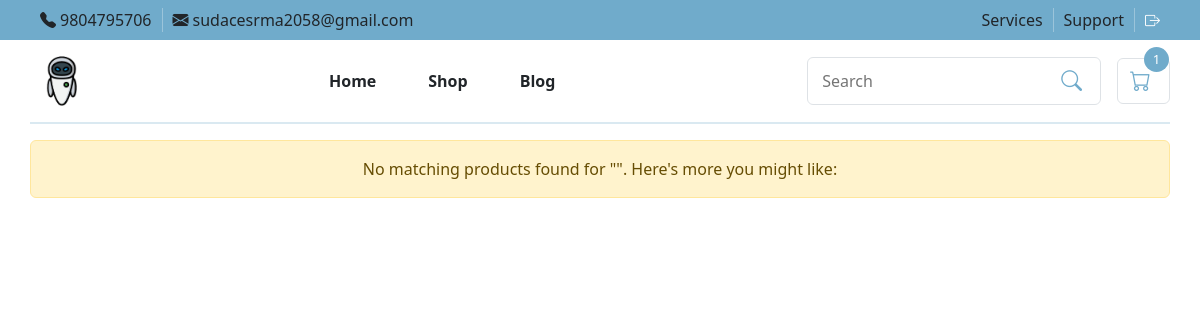
/search/ (signed in), run on the app's committed database.
### techspot_app/models.py (models this page shows, shortened)
class OtherDetailModel(models.Model):
    sm_link = models.CharField(max_length=200, default="", blank=True)
    email = models.CharField(max_length=200, default="", blank=True)
    phone_number = models.CharField(max_length=200, default="", blank=True)
    address = models.CharField(max_length=200, default="", blank=True)

class HeaderModel(models.Model):
    header_image_left = models.ImageField(upload_to="header/", null=True, blank=True)
    header_image_right = models.ImageField(upload_to="header/", null=True, blank=True)

### techspot_app/views.py (the view, shortened to what this page needs)
# urls.py: path("search/", search_query, name="search_query"),
def search_query(request):
    if request.method == "GET":
        query = request.GET.get("search_query", "").strip()
        return render(
            request, "content/searchedItems.html", {"error": "Please enter a search query"}
        )
    return redirect("mainpage")

### handler/getcartshandler.py (called while the page is built)
def get_cart_context(request):
    user_id = request.session.get("user_id")
    cart_items, total_items_count, grand_total = [], 0, 0.0
    user = None
    if user_id:
        user = UserModel.objects.filter(id=user_id).first()
        if user:
            cart = CartModel.objects.filter(user=user, is_paid=False, is_active=True).first()
            if cart:
                cart_items = CartItemModel.objects.filter(cart=cart, product__isnull=False)
                total_items_count = cart_items.count()
                grand_total = sum(float(item.total_price()) for item in cart_items)
    return user, cart_items, total_items_count, grand_total

### techspot_app/context_processors.py (called while the page is built)
def get_common_context(request, products=None, extra_context=None):
    user, cart_items, total_items_count, grand_total = get_cart_context(request)
    context = {
        "categories": CategoryModel.objects.prefetch_related("subcategories").all(),
        "sub_categories": Sub_CategoryModel.objects.all(),
        "images": image_SliderModel.objects.all(),
        "cart_item": cart_items,
        "total_items_count": total_items_count,
        "grand_total": grand_total,
        "header": HeaderModel.objects.last(),
        "otherdetails": OtherDetailModel.objects.last(),
        "advertisement": AdvertisementModel.objects.all(),
        "allcategory": CategoryModel.objects.all(),
    }
    if products:
        context["products"] = products
    if extra_context:
        context.update(extra_context)
    return context

### techspot_app/models.py (called while the page is built)
    def total_price(self):
        if self.unit_price is not None:
            return self.unit_price * self.quantity
        elif self.product and self.product.product_price is not None:
            return self.product.product_price * self.quantity
        return 0

### techspot_app/templates/content/searchedItems.html (shortened to what this page needs)
{% extends "base.html" %} {% load static %}
{% block search %}
<link rel="stylesheet" href="{% static 'CSS/searchedItems.css' %}">
<div class="container">
  <hr />
  {% if queryproducts %}
  <div class="cardcontainer">
    {% for product in queryproducts %}
    <article class="product-card boxshadow" onclick="location.href=`{% url 'product_itemView_detail' product.id %}`">
      <span class="badge">{{ product.product_discount }}% OFF</span>
      {% if product.product_image %}
      <img src="{{ product.product_image.url }}" alt="{{ product.product_name }}" class="product-img">
      {% else %}
      <img src="{% static 'images/default_image.png' %}" alt="Default image" class="product-img">
      {% endif %}
      <div class="card-content">
        <h3 class="product-title">{{ product.product_name }}</h3>
        <p class="product-description">{{ product.product_description }}</p>
        <p class="price">
          Rs.{{ product.get_discount_amount|floatformat:0 }}
          <span class="old-price">Rs.{{ product.product_price|floatformat:0 }}</span>
        </p>
        <div class="button-group">
          <span onclick="location.href=`{% url 'add_to_cart' product.id %}`" class="buttonUI pointcursor" title="Add to Cart">
            Add to Cart
          </span>
        </div>
      </div>
    </article>
    {% endfor %}
  </div>
  {% else %}
  <div class="alert alert-warning text-center" role="alert">
    No matching products found for "<strong>{{ query }}</strong>". Here's more
    you might like:
  </div>
  {% endif %}
</div>
{% endblock %}

### techspot_app/templates/header/header_top.html (shortened to what this page needs)
{% load static %}
<link rel="stylesheet" href="{% static 'CSS/headertop.css' %}">
<div class="header_top py-2">
    <div class="container">
        <div class="d-flex justify-content-between align-items-center flex-wrap">
            <div class="d-flex align-items-center contact-info">
                <div class="info-item">
                    <i class="bi bi-telephone-fill me-1"></i>{{ otherdetails.phone_number }}
                </div>
                <div class="info-item">
                    <i class="bi bi-envelope-fill me-1"></i>{{ otherdetails.email }}
                </div>
            </div>
            <div class="d-flex align-items-center user-actions">
                <div class="action-item">Services</div>
                <div class="action-item">Support</div>
                <div class="action-item">
                    <span onclick="location.href=`{% url 'userlogout' %}`" class="logoutlink pointcursor">
                        <i class="bi bi-box-arrow-right logouticon"></i>
                    </span>
                </div>
            </div>
        </div>
    </div>
</div>

### techspot_app/templates/content/mainlogo.html
{% load static %}
<link rel="stylesheet" href="{% static 'CSS/mainlogo.css' %}">
<div onclick="location.href=`{% url 'mainpage' %}`" class="pointcursor">
    {% if header.header_image_left and header.header_image_left.url %}
    <img src="{{ header.header_image_left.url }}" alt="Header Image Left" class="logo-img" loading="lazy">
    {% else %}
    <img src="{% static 'images/default_image.png' %}" alt="Default Header Image Left" class="logo-img"
        loading="lazy">
    {% endif %}
</div>

### static/CSS/mainstyle.css (style rules this page uses)
:root { --main-color: #70abcb; --secondary-color: #f1f1f1; --text-color: #333; }
.container { max-width: 95%; padding: 0; }
hr { border: 1px solid var(--main-color); }
.pointcursor { cursor: pointer; }

### static/CSS/headertop.css (style rules this page uses)
.header_top { background-color: var(--main-color); }
.contact-info .info-item, .user-actions .action-item { padding: 0 10px; border-left: 1px solid rgba(255, 255, 255, 0.3); }
.contact-info .info-item:first-child, .user-actions .action-item:first-child { border-left: none; }
.logoutlink { color: #fff; text-decoration: none; }
.logouticon { font-size: 15px; color: #fff; }

### static/CSS/headernav.css (style rules this page uses)
.logo-img { height: 50px; cursor: pointer; }

### data on the page
OtherDetailModel: phone_number "9804795706", email "sudacesrma2058@gmail.com"
HeaderModel: header_image_left (picture)

### other printed values
{{ total_items_count|default:"0" }} "1"
